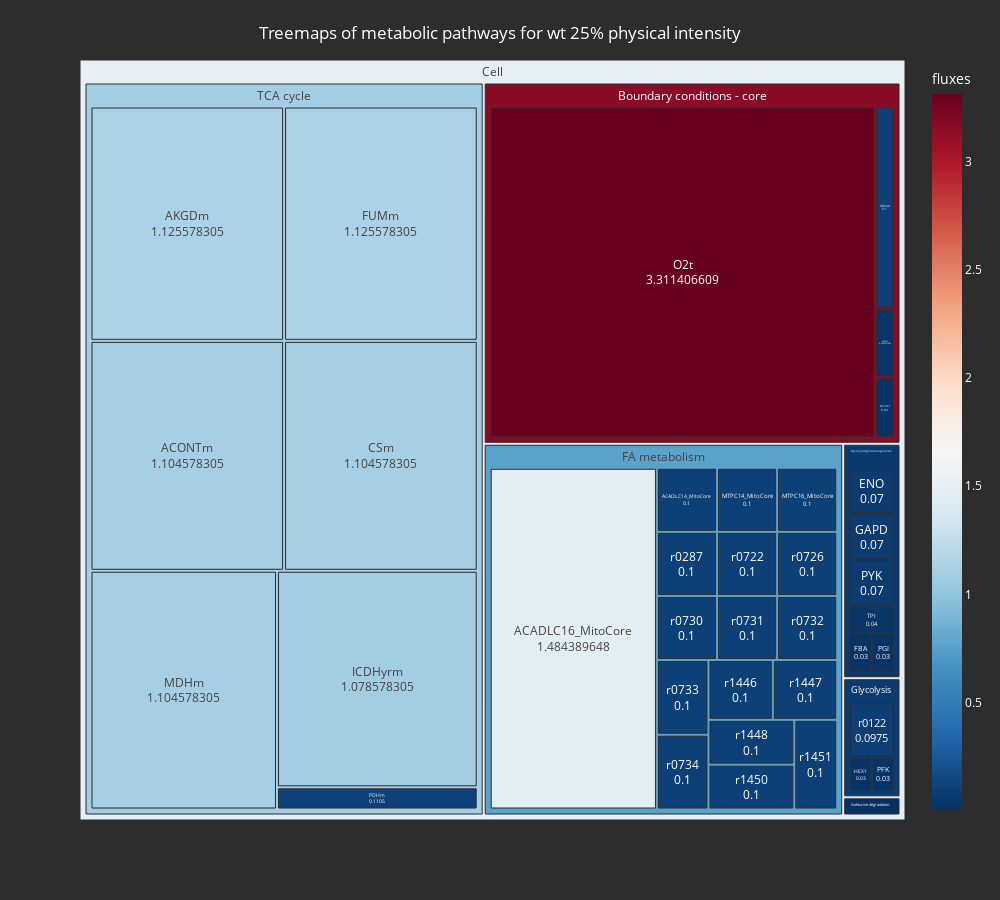

The code cell stored with this chart in its notebook:
### Code cell
display_treemap(dt25, 'wt 25')
display_treemap(dt25_calpain, 'calpain 25')

### Figure 1 — Plotly figure (JSON) as saved in the notebook; plotly's stock layout.template omitted (floating-point values rounded to 4 significant figures)
{"data": [{"branchvalues": "total", "customdata": [[0.004], [0.03404], [0.1], [1.484], [1.105], [1.126], [1.105], [0.004], [0.07], [0.03], [1.126], [0.07], [0.03], [0.004], [0.1], [0.03], [1.079], [0.004], [1.105], [0.1], [0.1], [3.311], [0.004], [0.1105], [0.03], [0.03], [0.07], [0.04], [0.0975], [0.1], [0.004], [0.1], [0.1], [0.1], [0.1], [0.1], [0.1], [0.1], [0.1], [0.1], [0.1], [0.1], [0.1], [3.159], [0.7662], [0.07179], [0.05839], [0.004], [1.091], [1.502]], "domain": {"x": [0, 1], "y": [0, 1]}, "hovertemplate": "Pathway or enzyme=%{label}<br>Flux=%{value}<br>Percentage=.%{percent entry}<extra></extra>", "ids": ["Cell/Isoleucine degradation/ACACT10m", "Cell/Boundary conditions - core/ACACt2", "Cell/FA metabolism/ACADLC14_MitoCore", "Cell/FA metabolism/ACADLC16_MitoCore", "Cell/TCA cycle/ACONTm", "Cell/TCA cycle/AKGDm", "Cell/TCA cycle/CSm", "Cell/Isoleucine degradation/ECOAH9m", "Cell/Glycolysis/gluconeogenesis/ENO", "Cell/Glycolysis/gluconeogenesis/FBA", "Cell/TCA cycle/FUMm", "Cell/Glycolysis/gluconeogenesis/GAPD", "Cell/Boundary conditions - core/GLCt1r", "Cell/Isoleucine degradation/HACD9m", "Cell/Boundary conditions - core/HDCAtr", "Cell/Glycolysis/HEX1", "Cell/TCA cycle/ICDHyrm", "Cell/Isoleucine degradation/ILETAm", "Cell/TCA cycle/MDHm", "Cell/FA metabolism/MTPC14_MitoCore", "Cell/FA metabolism/MTPC16_MitoCore", "Cell/Boundary conditions - core/O2t", "Cell/Isoleucine degradation/OIVD3m", "Cell/TCA cycle/PDHm", "Cell/Glycolysis/PFK", "Cell/Glycolysis/gluconeogenesis/PGI", "Cell/Glycolysis/gluconeogenesis/PYK", "Cell/Glycolysis/gluconeogenesis/TPI", "Cell/Glycolysis/r0122", "Cell/FA metabolism/r0287", "Cell/Isoleucine degradation/r0603", "Cell/FA metabolism/r0722", "Cell/FA metabolism/r0726", "Cell/FA metabolism/r0730", "Cell/FA metabolism/r0731", "Cell/FA metabolism/r0732", "Cell/FA metabolism/r0733", "Cell/FA metabolism/r0734", "Cell/FA metabolism/r1446", "Cell/FA metabolism/r1447", "Cell/FA metabolism/r1448", "Cell/FA metabolism/r1450", "Cell/FA metabolism/r1451", "Cell/Boundary conditions - core", "Cell/FA metabolism", "Cell/Glycolysis", "Cell/Glycolysis/gluconeogenesis", "Cell/Isoleucine degradation", "Cell/TCA cycle", "Cell"], "labels": ["ACACT10m", "ACACt2", "ACADLC14_MitoCore", "ACADLC16_MitoCore", "ACONTm", "AKGDm", "CSm", "ECOAH9m", "ENO", "FBA", "FUMm", "GAPD", "GLCt1r", "HACD9m", "HDCAtr", "HEX1", "ICDHyrm", "ILETAm", "MDHm", "MTPC14_MitoCore", "MTPC16_MitoCore", "O2t", "OIVD3m", "PDHm", "PFK", "PGI", "PYK", "TPI", "r0122", "r0287", "r0603", "r0722", "r0726", "r0730", "r0731", "r0732", "r0733", "r0734", "r1446", "r1447", "r1448", "r1450", "r1451", "Boundary conditions - core", "FA metabolism", "Glycolysis", "Glycolysis/gluconeogenesis", "Isoleucine degradation", "TCA cycle", "Cell"], "marker": {"coloraxis": "coloraxis", "colors": [0.004, 0.03404, 0.1, 1.484, 1.105, 1.126, 1.105, 0.004, 0.07, 0.03, 1.126, 0.07, 0.03, 0.004, 0.1, 0.03, 1.079, 0.004, 1.105, 0.1, 0.1, 3.311, 0.004, 0.1105, 0.03, 0.03, 0.07, 0.04, 0.0975, 0.1, 0.004, 0.1, 0.1, 0.1, 0.1, 0.1, 0.1, 0.1, 0.1, 0.1, 0.1, 0.1, 0.1, 3.159, 0.7662, 0.07179, 0.05839, 0.004, 1.091, 1.502]}, "name": "", "parents": ["Cell/Isoleucine degradation", "Cell/Boundary conditions - core", "Cell/FA metabolism", "Cell/FA metabolism", "Cell/TCA cycle", "Cell/TCA cycle", "Cell/TCA cycle", "Cell/Isoleucine degradation", "Cell/Glycolysis/gluconeogenesis", "Cell/Glycolysis/gluconeogenesis", "Cell/TCA cycle", "Cell/Glycolysis/gluconeogenesis", "Cell/Boundary conditions - core", "Cell/Isoleucine degradation", "Cell/Boundary conditions - core", "Cell/Glycolysis", "Cell/TCA cycle", "Cell/Isoleucine degradation", "Cell/TCA cycle", "Cell/FA metabolism", "Cell/FA metabolism", "Cell/Boundary conditions - core", "Cell/Isoleucine degradation", "Cell/TCA cycle", "Cell/Glycolysis", "Cell/Glycolysis/gluconeogenesis", "Cell/Glycolysis/gluconeogenesis", "Cell/Glycolysis/gluconeogenesis", "Cell/Glycolysis", "Cell/FA metabolism", "Cell/Isoleucine degradation", "Cell/FA metabolism", "Cell/FA metabolism", "Cell/FA metabolism", "Cell/FA metabolism", "Cell/FA metabolism", "Cell/FA metabolism", "Cell/FA metabolism", "Cell/FA metabolism", "Cell/FA metabolism", "Cell/FA metabolism", "Cell/FA metabolism", "Cell/FA metabolism", "Cell", "Cell", "Cell", "Cell", "Cell", "Cell", ""], "textinfo": "label+value", "textposition": "middle center", "type": "treemap", "values": [0.004, 0.03404, 0.1, 1.484, 1.105, 1.126, 1.105, 0.004, 0.07, 0.03, 1.126, 0.07, 0.03, 0.004, 0.1, 0.03, 1.079, 0.004, 1.105, 0.1, 0.1, 3.311, 0.004, 0.1105, 0.03, 0.03, 0.07, 0.04, 0.0975, 0.1, 0.004, 0.1, 0.1, 0.1, 0.1, 0.1, 0.1, 0.1, 0.1, 0.1, 0.1, 0.1, 0.1, 3.475, 3.084, 0.1575, 0.31, 0.024, 6.754, 13.81]}], "layout": {"coloraxis": {"colorbar": {"title": {"text": "fluxes"}}, "colorscale": [[0, "rgb(5,48,97)"], [0.1, "rgb(33,102,172)"], [0.2, "rgb(67,147,195)"], [0.3, "rgb(146,197,222)"], [0.4, "rgb(209,229,240)"], [0.5, "rgb(247,247,247)"], [0.6, "rgb(253,219,199)"], [0.7, "rgb(244,165,130)"], [0.8, "rgb(214,96,77)"], [0.9, "rgb(178,24,43)"], [1, "rgb(103,0,31)"]]}, "font": {"color": "white"}, "height": 900, "legend": {"tracegroupgap": 0}, "margin": {"t": 60}, "paper_bgcolor": "#2e2d2d", "plot_bgcolor": "rgba(0, 0, 0, 100)", "title": {"text": "Treemaps of metabolic pathways for wt 25% physical intensity", "x": 0.5, "y": 0.97}, "width": 1000}}
